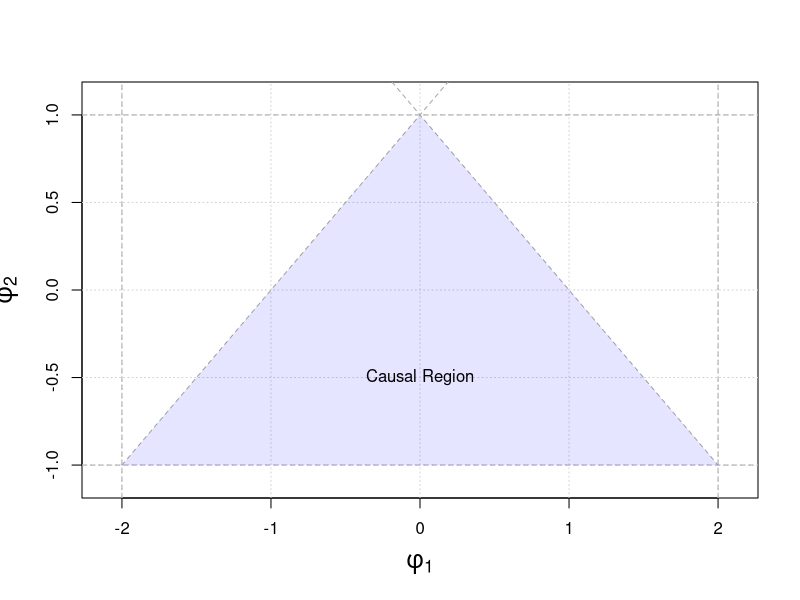

Write the R code that produced this figure.
## @knitr causalAR2
plot(NA, xlim = c(-2.1,2.1), ylim = c(-1.1,1.1), xlab = expression(phi[1]),
     ylab = expression(phi[2]), cex.lab = 1.5)
grid()

# Adding boundary of constraint |phi_1| < 2
abline(v = c(-2,2), lty = 2, col = "darkgrey")

# Adding boundary of constraint |phi_2| < 1
abline(h = c(-1,1), lty = 2, col = "darkgrey")

# Adding boundary of constraint phi_2 = 1 - phi_1 
phi1 = seq(from = -2, to = 2, length.out = 10^3)
phi2.c1 = 1 - phi1
lines(phi1, phi2.c1, lty = 2, col = "darkgrey")

# Adding boundary of constraint phi_2 = 1 + phi_1 
phi1 = seq(from = -2, to = 2, length.out = 10^3)
phi2.c2 = 1 + phi1
lines(phi1, phi2.c2, lty = 2, col = "darkgrey")

# Adding admissible region
polygon(c(phi1,rev(phi1)),c(rep(-1,10^3),
        rev(phi2.c1[501:1000]),rev(phi2.c2[1:500])),
        border = NA, col= rgb(0,0,1, alpha = 0.1))

# Adding text
text(0,-0.5, c("Causal Region"))
